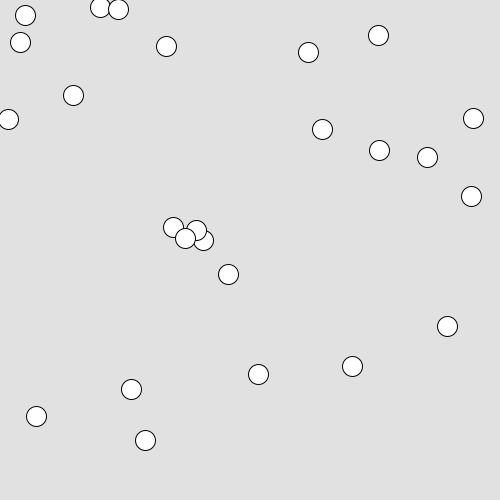
Frame 1 (no input)
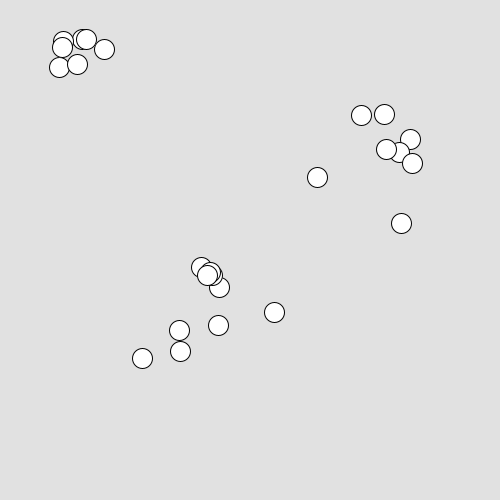
Frame 60 (the mouse pressed at the canvas centre just before this capture)
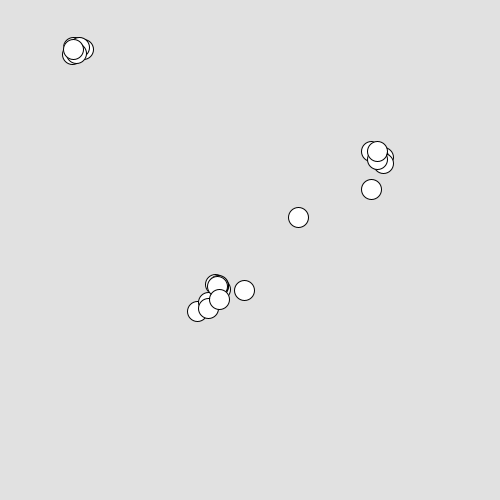
Frame 120 (the mouse held since frame 60 and released just before this capture)

The Processing sketch that drew these frames (run headless with seeded random() and noise(); from frame 60 on, the mouse is pressed at the canvas centre):

// Processing sketch: processing_128433
// ── processing_128433.pde

int count = 0;
int no = 25;
float[][] en = new float[no][2];          //円の位置を保持する配列
float[][] enp = new float[no][2];      //円の１回前の位置を保持する配列
float[][] env = new float[no][2];        //円の速度を保持する配列  
float r, th;                            //周辺の計算範囲距離，計算範囲角度
int nRate;                  //現在のframeRateで何カウントで接近するか？

void setup() {
    size(500, 500);                //Canvasサイズの設定
    background(225);                //背景色の設定
    int fr = 10;                    //frameRateの設定
    frameRate(fr);                  //frameRateの設定
    for(int i=0; i<no; i++){
        en[i][0] = int(random(0,500));
        en[i][1] = int(random(0,500));      //円の初期位置
        enp[i][0] = en[i][0]-10;                          //円の１回前の初期位置
        env[i][0] = 10;              //円の速度の初期値
        env[i][1] = 0;                              //円の速度の初期値
        ellipse(en[i][0], en[i][1], 20, 20);        //円の描画
    }
  r = 180;                    //周辺の計算範囲距離
  th = 150;                //周辺の計算範囲角度
  int sec = 5;            //何秒で計算位置へ移動するか？
  nRate = sec * fr;        //現在のframeRateで何カウントで接近するか？
}


void draw() {
    background(225);
    for(int i=0; i<no; i++){
        env[i][0] = en[i][0] - enp[i][0]; 
        env[i][1] = en[i][1] - enp[i][1]; 
        enp[i] = en[i];
    }
    for(int i=0; i<no; i++){
        float[] sum = {0, 0};
        float[] ave = {0, 0};
        count = 0;
        for(int j=0; j<no; j++){
            if(j!=i){
                float d = sqrt(pow(en[i][0] - en[j][0], 2)
                               +pow(en[i][1] - en[j][1], 2));
                if(d < r){
                    count++;
                    sum[0] = sum[0] + en[j][0];
                    sum[1] = sum[1] + en[j][1];
                }
            };
        };
 if(count != 0){
            ave[0] = sum[0]/count;
            ave[1] = sum[1]/count;
            en[i][0] += (ave[0]-en[i][0])/(float(nRate));
            en[i][1] += (ave[1]-en[i][1])/(float(nRate));
        }else{
            en[i][0] += env[i][0];
            en[i][1] += env[i][1];
        }; 
        if(en[i][0] > width){
          en[i][0] -= width;
        }else{
          if(en[i][0] < 0){
            en[i][0] += width;
          }
        }
        if(en[i][1] > height){
          en[i][1] -= height;
        }else{
          if(en[i][1] < 0){
            en[i][1] += height;
          }
        }
        ellipse(en[i][0], en[i][1], 20, 20);
    }
}
